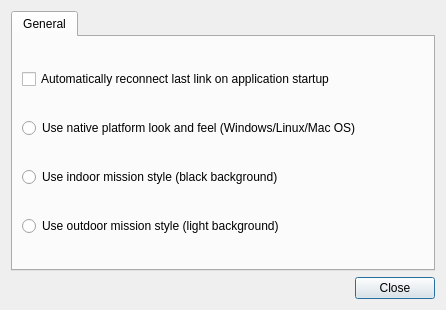
<?xml version="1.0" encoding="UTF-8"?>
<ui version="4.0">
 <class>QGCSettingsWidget</class>
 <widget class="QDialog" name="QGCSettingsWidget">
  <property name="geometry">
   <rect>
    <x>0</x>
    <y>0</y>
    <width>446</width>
    <height>310</height>
   </rect>
  </property>
  <property name="windowTitle">
   <string>Dialog</string>
  </property>
  <layout class="QVBoxLayout" name="verticalLayout">
   <item>
    <widget class="QTabWidget" name="tabWidget">
     <widget class="QWidget" name="general">
      <attribute name="title">
       <string>General</string>
      </attribute>
      <attribute name="toolTip">
       <string>General Settings</string>
      </attribute>
      <layout class="QGridLayout" name="generalPaneGridLayout">
       <item row="0" column="0">
        <widget class="QCheckBox" name="reconnectCheckBox">
         <property name="text">
          <string>Automatically reconnect last link on application startup</string>
         </property>
         <property name="icon">
          <iconset resource="../../mavground.qrc">
           <normaloff>:/images/devices/network-wireless.svg</normaloff>:/images/devices/network-wireless.svg</iconset>
         </property>
        </widget>
       </item>
       <item row="1" column="0">
        <widget class="QRadioButton" name="nativeStyle">
         <property name="text">
          <string>Use native platform look and feel (Windows/Linux/Mac OS)</string>
         </property>
         <property name="autoExclusive">
          <bool>true</bool>
         </property>
        </widget>
       </item>
       <item row="2" column="0">
        <widget class="QRadioButton" name="indoorStyle">
         <property name="text">
          <string>Use indoor mission style (black background)</string>
         </property>
        </widget>
       </item>
       <item row="3" column="0">
        <widget class="QRadioButton" name="outdoorStyle">
         <property name="text">
          <string>Use outdoor mission style (light background)</string>
         </property>
        </widget>
       </item>
      </layout>
     </widget>
    </widget>
   </item>
   <item>
    <widget class="QDialogButtonBox" name="buttonBox">
     <property name="orientation">
      <enum>Qt::Horizontal</enum>
     </property>
     <property name="standardButtons">
      <set>QDialogButtonBox::Close</set>
     </property>
    </widget>
   </item>
  </layout>
 </widget>
 <resources>
  <include location="../../mavground.qrc"/>
 </resources>
 <connections>
  <connection>
   <sender>buttonBox</sender>
   <signal>accepted()</signal>
   <receiver>QGCSettingsWidget</receiver>
   <slot>accept()</slot>
   <hints>
    <hint type="sourcelabel">
     <x>248</x>
     <y>254</y>
    </hint>
    <hint type="destinationlabel">
     <x>157</x>
     <y>274</y>
    </hint>
   </hints>
  </connection>
  <connection>
   <sender>buttonBox</sender>
   <signal>rejected()</signal>
   <receiver>QGCSettingsWidget</receiver>
   <slot>reject()</slot>
   <hints>
    <hint type="sourcelabel">
     <x>316</x>
     <y>260</y>
    </hint>
    <hint type="destinationlabel">
     <x>286</x>
     <y>274</y>
    </hint>
   </hints>
  </connection>
 </connections>
</ui>
